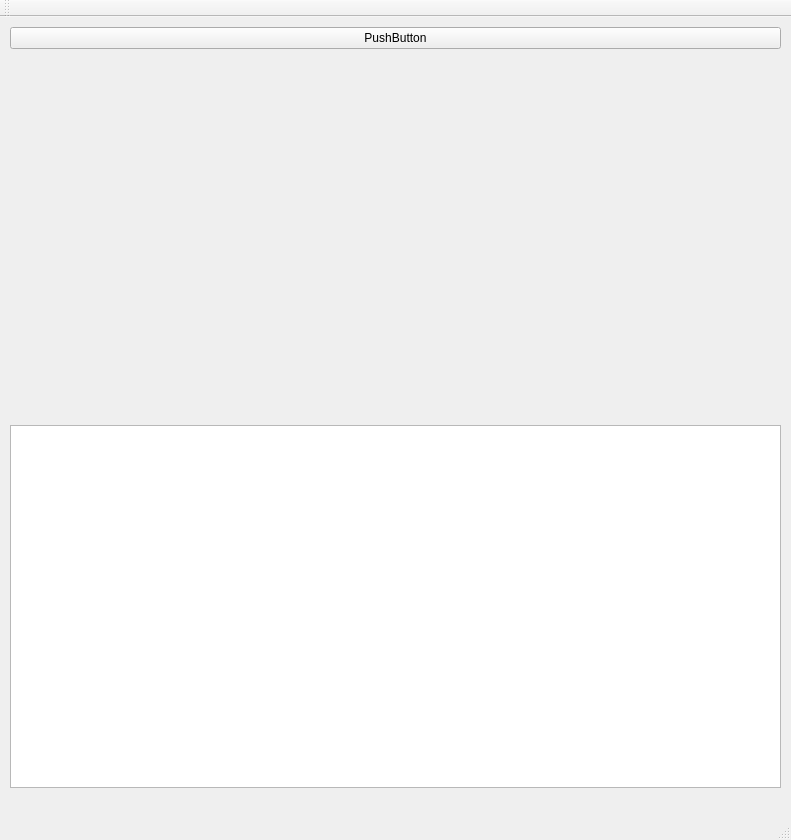
<?xml version="1.0" encoding="UTF-8"?>
<ui version="4.0">
 <class>MainWindow</class>
 <widget class="QMainWindow" name="MainWindow">
  <property name="geometry">
   <rect>
    <x>0</x>
    <y>0</y>
    <width>791</width>
    <height>840</height>
   </rect>
  </property>
  <property name="windowTitle">
   <string>MainWindow</string>
  </property>
  <widget class="QWidget" name="centralwidget">
   <widget class="QWidget" name="verticalLayoutWidget">
    <property name="geometry">
     <rect>
      <x>10</x>
      <y>10</y>
      <width>771</width>
      <height>761</height>
     </rect>
    </property>
    <layout class="QVBoxLayout" name="verticalLayout">
     <item>
      <widget class="QPushButton" name="pushButton">
       <property name="sizePolicy">
        <sizepolicy hsizetype="Expanding" vsizetype="Preferred">
         <horstretch>0</horstretch>
         <verstretch>0</verstretch>
        </sizepolicy>
       </property>
       <property name="text">
        <string>PushButton</string>
       </property>
      </widget>
     </item>
     <item>
      <widget class="QWidget" name="threeD" native="true">
       <property name="sizePolicy">
        <sizepolicy hsizetype="Expanding" vsizetype="Expanding">
         <horstretch>0</horstretch>
         <verstretch>0</verstretch>
        </sizepolicy>
       </property>
      </widget>
     </item>
     <item>
      <widget class="QListWidget" name="listWidget"/>
     </item>
    </layout>
   </widget>
  </widget>
  <widget class="QMenuBar" name="menubar">
   <property name="geometry">
    <rect>
     <x>0</x>
     <y>0</y>
     <width>791</width>
     <height>23</height>
    </rect>
   </property>
  </widget>
  <widget class="QStatusBar" name="statusbar"/>
  <widget class="QToolBar" name="toolBar">
   <property name="windowTitle">
    <string>toolBar</string>
   </property>
   <attribute name="toolBarArea">
    <enum>TopToolBarArea</enum>
   </attribute>
   <attribute name="toolBarBreak">
    <bool>false</bool>
   </attribute>
  </widget>
 </widget>
 <resources/>
 <connections/>
</ui>
